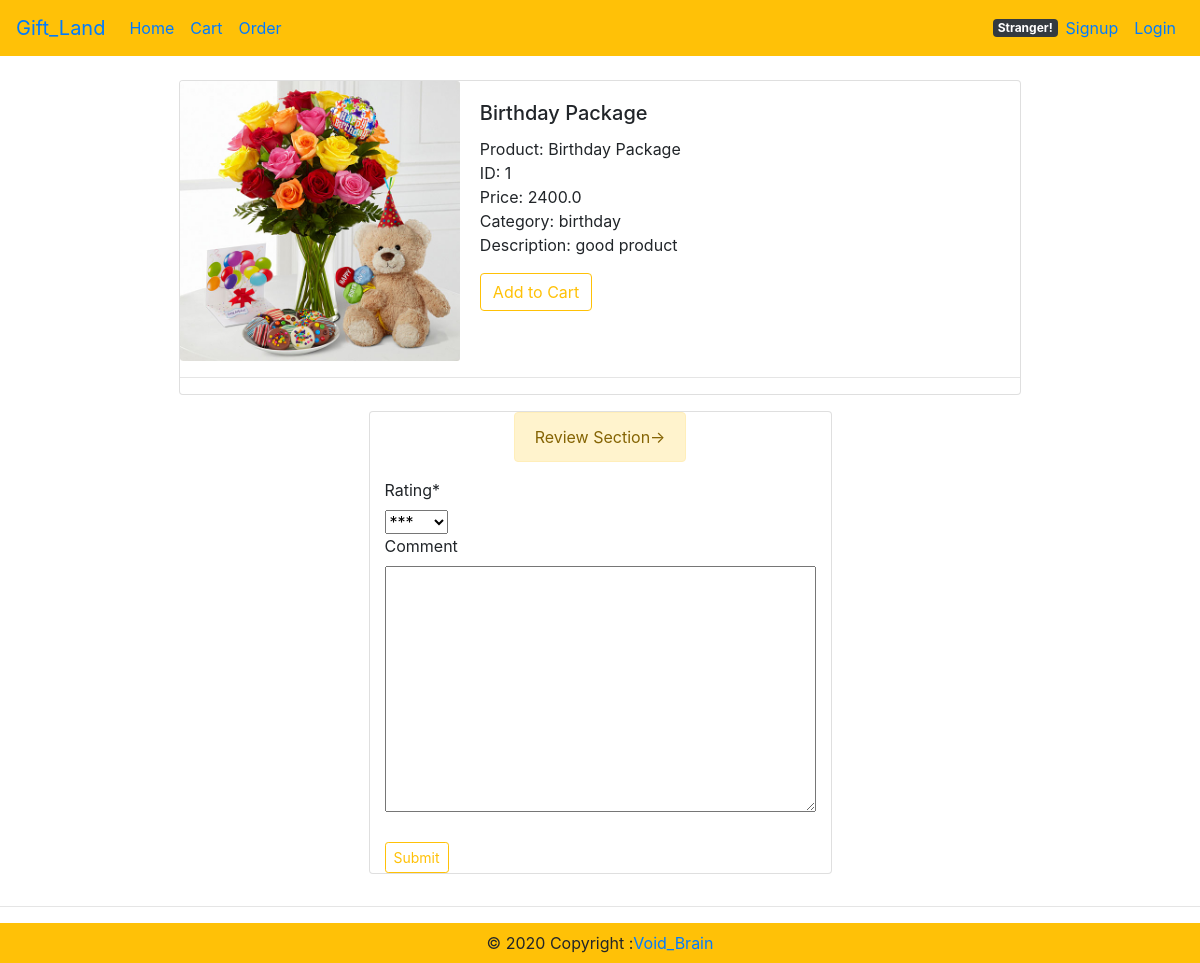
The page /1 on the database its author committed.
### Product/models.py (models this page shows, shortened)
class Product(models.Model):
    p_id=models.IntegerField(default=0)
    p_name=models.CharField(max_length=100)
    p_price=models.FloatField(blank=True)
    description=models.TextField(blank=True)
    category=models.CharField(max_length=100)
    p_image=models.ImageField(upload_to='product/images')
    reviews = models.ManyToManyField(Review)

### Product/views.py (the view, shortened to what this page needs)
# urls.py: path('<int:product_id>',Product_view.ProductDetails),
def ProductDetails(request,product_id):
    detail = get_object_or_404(Product, id=product_id)
    form = ReviewForm()
    context = {
        'detail': detail,
        'form': form,
    }
    return render(request, 'ProductHtml/productdetail.html', context)

### Product/forms.py
class ReviewForm(forms.ModelForm):
    class Meta:
        model= Review
        fields=('rating','comment')

### templates/ProductHtml/productdetail.html (shortened to what this page needs)
{% extends 'base.html' %}
{% load static %}
{% load crispy_forms_tags %}
{% block content %}
<br>
<div class="col d-flex justify-content-center">
<div class="card mb-3" style="max-width: 900px;">
    <div class="row no-gutters">
      <div class="col mx-auto ">
        <img src="{{detail.p_image.url }}" class="card-img" alt="...">
      </div>
      <div class="col-md-8">
        <div class="card-body">
          <h5 class="card-title">{{detail.p_name}}</h5>
          <p class="card-text">
            Product: {{ detail.p_name }} <br>
            ID: {{ detail.p_id }} <br>
            Price: {{ detail.p_price }} <br>
            Category: {{ detail.category }} <br>
            Description: {{ detail.description }} <br>
          </p>
          <a href="{% url 'update-cart' detail.id %}">
            <button type="submit" class="btn btn-outline-warning">Add to Cart</button>
          </a>
        </div>
      </div>
    </div>
    <hr>
  </div>
  </div>
<div class="col d-flex justify-content-center">
    <div class="card mb-3" style="max-width: 1000px;">
      <div class="row no-gutters">
        <div class="col mx-auto ">
          <div class="col d-flex justify-content-center">
            <br>
            <div class="alert alert-warning" role="alert">
              Review Section->
            </div>
          </div>
          <div class="col d-flex justify-content-center">
            <form method="POST">
                {{ form | crispy }}<br>
                <button type="submit" class="btn btn-sm btn-outline-warning">Submit</button><br>
            </form>
          </div>
        </div>
      </div>
    </div>
</div>
<hr>
{% endblock %}

### rows shown on the page
Product: p_image (picture), p_name "Birthday Package", p_id "1", p_price "2400.0", category "birthday", description "good product"
